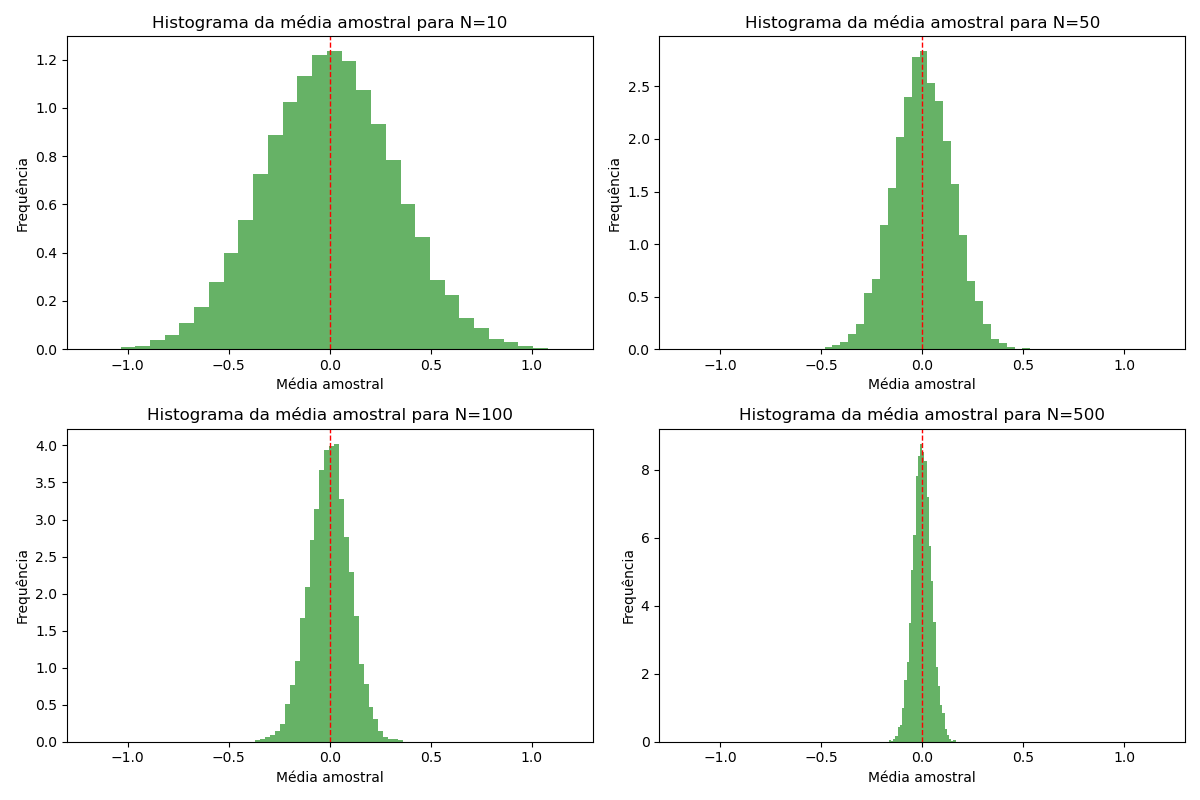

Python code for this plot:
import numpy as np
import matplotlib.pyplot as plt

# Função para calcular a média amostral de N variáveis aleatórias normais
def sample_mean(N, num_experiments):
    means = np.zeros(num_experiments)
    for i in range(num_experiments):
        samples = np.random.normal(0, 1, N)
        means[i] = np.mean(samples)
    return means

# Número de experimentos
num_experiments = 10000

# Valores de N para testar
N_values = [10, 50, 100, 500]

# Definindo limites comuns para o eixo x
x_limits = (-1.3, 1.3)

# Plotando os histogramas
fig, axs = plt.subplots(2, 2, figsize=(12, 8))

for i, N in enumerate(N_values):
    row = i // 2
    col = i % 2
    means = sample_mean(N, num_experiments)
    axs[row, col].hist(means, bins=30, density=True, alpha=0.6, color='g')
    axs[row, col].set_title(f'Histograma da média amostral para N={N}')
    axs[row, col].set_xlabel('Média amostral')
    axs[row, col].set_ylabel('Frequência')
    axs[row, col].axvline(0, color='r', linestyle='dashed', linewidth=1)
    axs[row, col].set_xlim(x_limits)  # Ajustando os limites do eixo x

    
plt.subplots_adjust(hspace=0.25)
plt.tight_layout()
plt.show()
